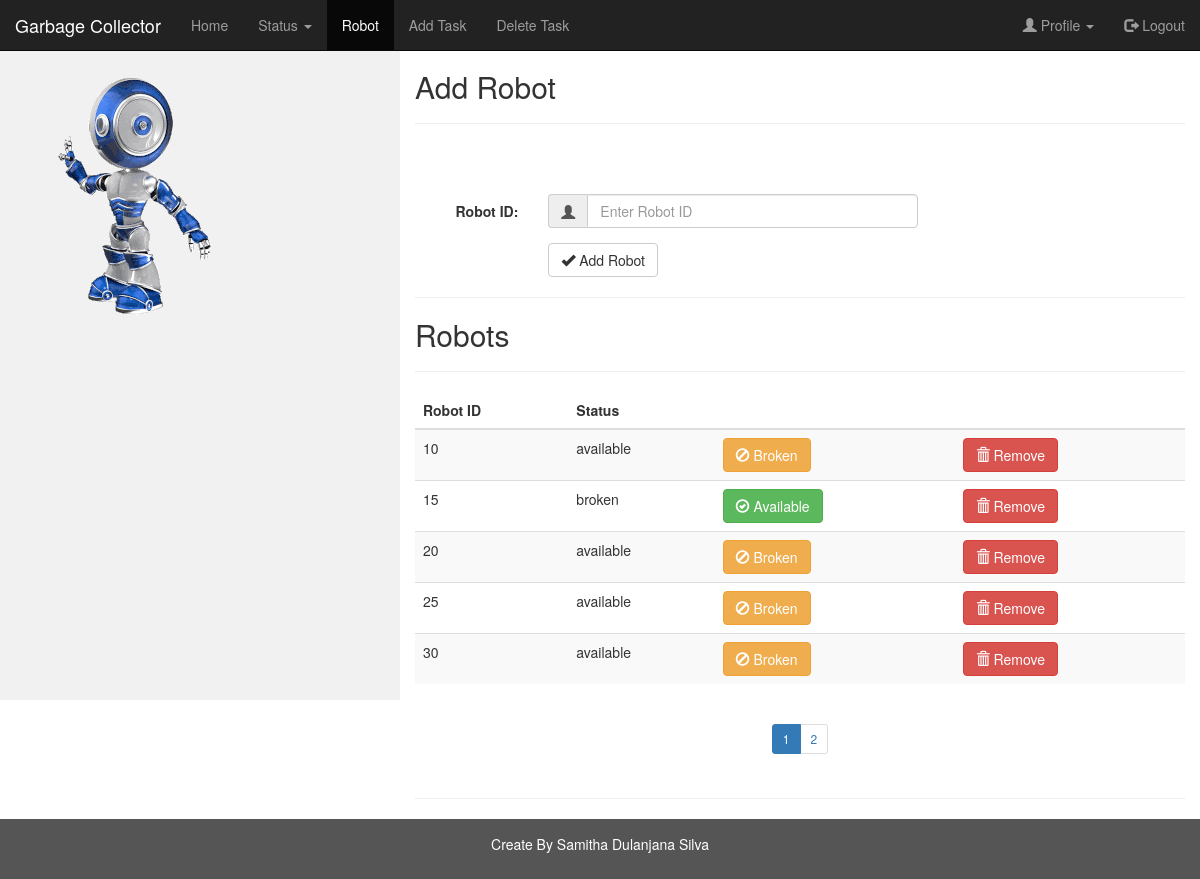
Page /GarbageCollector/robotpanel.php (signed in) on the committed database.
### tables this page shows
CREATE TABLE `robotTB` (
  `robotid` int(3) NOT NULL,
  `stat` varchar(10) NOT NULL DEFAULT 'available'
);

### GarbageCollector/robotpanel.php (the view, shortened to what this page needs)
<?php
include "conn.php";
$sql=null; $rowcount=null;
  if ($sql==null) {
      $sql="select * from robotTB limit 5";
  }
 ?>
<!DOCTYPE html>
<html lang="en">
<head>
  <link rel="stylesheet" href="https://maxcdn.bootstrapcdn.com/bootstrap/3.3.7/css/bootstrap.min.css">
 <link rel="stylesheet" href="http://cdnjs.cloudflare.com/ajax/libs/jquery.bootstrapvalidator/0.5.3/css/bootstrapValidator.min.css"/>
</head>
<body>
<nav class="navbar navbar-inverse navbar-fixed-top">
  <div class="container-fluid">
    <div class="navbar-header">
      <a class="navbar-brand" href="homepanel.php">Garbage Collector</a>
    </div>
    <div class="collapse navbar-collapse" id="myNavbar">
      <ul class="nav navbar-nav">
        <li ><a href="homepanel.php">Home</a></li>
        <li class="dropdown">
       <a class="dropdown-toggle" data-toggle="dropdown" href="homepanel.php">Status
       <span class="caret"></span></a>
     </li>
       <li class="active"><a href="robotpanel.php">Robot</a></li>
        <li><a href="AddTask.php">Add Task</a></li>
        <li><a href="deleteall.php">Delete Task</a></li>
      </ul>
      <ul class="nav navbar-nav navbar-right">
         <li class="dropdown">
       <a class="dropdown-toggle" data-toggle="dropdown" href="homepanel.php"><span class="glyphicon glyphicon-user"></span> Profile
       <span class="caret"></span></a>
     </li>
        <li><a href="logout.php"><span class="glyphicon glyphicon-log-out"></span> Logout</a></li>
      </ul>
    </div>
  </div>
</nav>
<div class="container-fluid text-center"  style="padding-top: 50px;" >
  <div class="row content">
    <div class="col-sm-4 sidenav">
    <p>  <img src="images-animated-gif.blogspot.com.gif" class="img-responsive" alt="Cinque Terre" style="height=300px; weight=250px;" ></P>
    </div>
    <div class="col-sm-8 text-left" >
      <h2>Add Robot</h2>
<hr>
      <form id="eventForm" method="post" action="<?php echo $_SERVER['PHP_SELF'];?>" class="form-horizontal" style="padding-top: 50px;">
        <div class="form-group">
          <label class="control-label col-sm-2" for="email">Robot ID:</label>
          <div class="col-sm-6">
            <div class="input-group">
            <span class="input-group-addon"><i class="glyphicon glyphicon-user"></i></span>
            <input type="number" name="robotID" min="1" max="999" data-bind="value:replyNumber" class="form-control" id="email" placeholder="Enter Robot ID" required="true">
          </div>
          </div>
        </div>
        <div class="form-group">
          <div class="col-sm-offset-2 col-sm-10">
            <button type="submit" class="btn btn-default"> <span class="glyphicon glyphicon-ok"></span> Add Robot</button>
          </div>
        </div>
        <div class="col-sm-6 col-sm-offset-2">
        </div>
      </form>
      <div class"col-sm-8">
        <hr>
<h2>Robots</h2>
<hr>
</div>
			<div class="table-responsive">
		   <table class="table table-striped">
		     <thead>
		       <tr>
		         <th>Robot ID</th>
             <th>Status</th>
              <th></th>
              <th></th>
		       </tr>
		     </thead>
		     <tbody>
  <?php
	if($sql <>null) {
	$result=$conn->query($sql);
	if($result->num_rows > 0) {
	 while($row = $result->fetch_assoc()) {
	?>
		       <tr>
		         <td><?php echo  $row["robotid"];?></td>
             <td><?php echo  $row["stat"];?></td>
<?php
$status=$row["stat"];
 if ($status=="available") {
?>
            <td><form  id="rowdelete" action="<?php echo $_SERVER['PHP_SELF'];?>" method="post"> <button type="submit" class="btn btn-warning"> <span class="glyphicon  glyphicon-ban-circle"></span> Broken</button></form></td>
<?php
}else {
?>
<td><form  id="rowdelete" action="<?php echo $_SERVER['PHP_SELF'];?>" method="post"><input type="hidden" name="rowida" value="<?php echo$row["robotid"]; ?>">  <button type="submit" class="btn btn-success"> <span class="glyphicon glyphicon-ok-circle"></span> Available</button></form></td>
<?php
}
?>
<td><form  id="rowdelete" action="<?php echo $_SERVER['PHP_SELF'];?>" method="post"><input type="hidden" name="rowdel" value="<?php echo$row["robotid"]; ?>">  <button type="submit" class="btn btn-danger"> <span class="glyphicon glyphicon-trash"></span> Remove</button></form></td>
             </tr>
<?php
}
}else {
echo "ERROR:01";
}
}
?>
		     </tbody>
		   </table>
		   </div>
       <center>    <ul class="pagination pagination-sm">
          <?php
          if ($rowcount == null) {
            $sql="select *  from robotTB ";
            $result=$conn->query($sql);
            $rowcount=$result->num_rows;
          }
          $pagisize=ceil($rowcount/5);
           $pagenum=0;
          for ($i=0; $i <$pagisize; $i++) {
   if ($i==$pagenum) {
     ?>
     <li class="active"><a href="<?php echo $_SERVER['PHP_SELF']."?page=".$i; ?>"><?php echo ($i+1) ?></a></li>
   <?php
   } else {
     ?>
   <li><a href="<?php echo $_SERVER['PHP_SELF']."?page=".$i; ?>"><?php echo ($i+1) ?></a></li>
     <?php   }  }
          ?>
        </ul>
   </center>
			 <hr>
		 </div>
    </div>
  </div>
<footer class="container-fluid text-center">
  <p>Create By Samitha Dulanjana Silva</p>
</footer>
</body>
</html>

### GarbageCollector/robotpanel.php (style rules this page uses)
.navbar { margin-bottom: 0; border-radius: 0; }
.row.content { height: 650px }
.sidenav { padding-top: 20px; background-color: #f1f1f1; height: 100%; }
footer { background-color: #555; color: white; padding: 15px; }

### rows in the picture
robottb: robotid "10", stat "available"
robottb: robotid "15", stat "broken"
robottb: robotid "20", stat "available"
robottb: robotid "25", stat "available"
robottb: robotid "30", stat "available"
